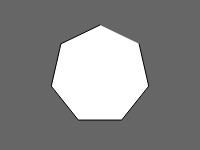
Frame 1 (no input)
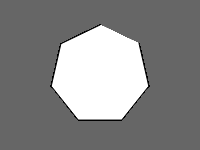
Frame 60 (no input)
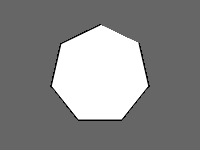
Frame 120 (the mouse pressed at the canvas centre since frame 60)

The p5.js sketch that drew these frames (run headless with seeded random() and noise() and a simulated clock; from frame 60 on, the mouse is pressed at the canvas centre):

// p5.js sketch
// ── sketch.js
function setup() {
    // put setup code here
    createCanvas(200, 150);
    background(102);
    angleMode(DEGREES);
}
function draw() {
    // put drawing code here
    x = width*0.5;
    y = height*0.5;
    numEdges = 7;
    r = 50;
    d = 180;
    beginShape();
    for (i=0; i<numEdges; i++) {
        sx = x + r*sin(d);
        sy = y + r*cos(d);
        vertex(sx, sy);
        d += (360/numEdges);
    }
    endShape();
}
